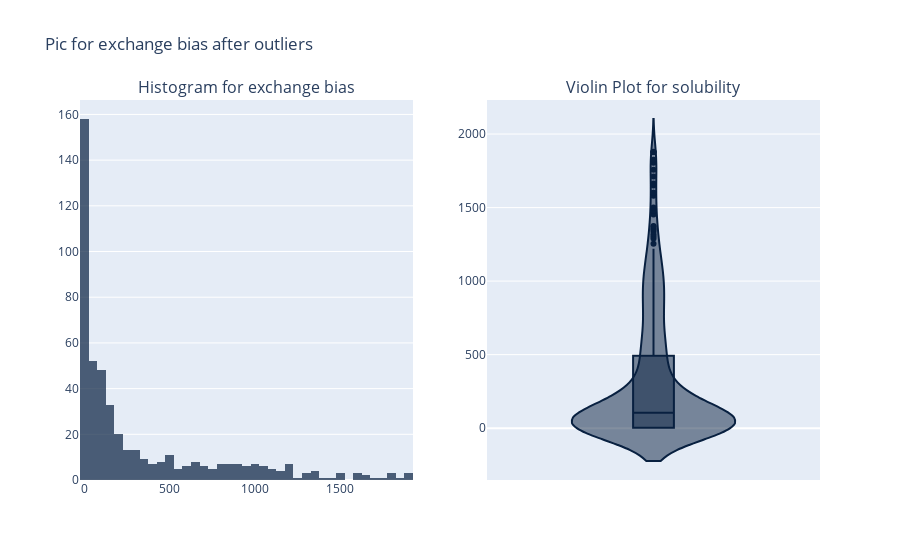

The notebook cell saved with this chart:
### Code cell
#Построим график распределения целевой переменной
fig = make_subplots(rows=1, cols=2, subplot_titles=['Histogram for exchange bias', 'Violin Plot for solubility'])

# Histogram
hist_fig = px.histogram(df, x="exc_bias_oe", nbins = 60,
                 color_discrete_sequence = colors,
                 opacity = 0.7)

fig.add_trace(hist_fig['data'][0], row=1, col=1) # Adding a graph indicating the location

# Violin plot
violin_fig = px.violin(df, y="exc_bias_oe", color_discrete_sequence = colors, box = True)
fig.add_trace(violin_fig['data'][0], row=1, col=2) # Adding a graph indicating the location

# Setting up the layout
fig.update_layout(showlegend=False, title_text="Pic for exchange bias after outliers")

# Graph display
print(display(fig))

### Figure 1 — Plotly figure (JSON) as saved in the notebook; plotly's stock layout.template omitted (floating-point values rounded to 4 significant figures; data arrays with more than 128 entries replaced by an {"elided": "..."} marker saying what was removed)
{"data": [{"alignmentgroup": "True", "bingroup": "x", "hovertemplate": "exc_bias_oe=%{x}<br>count=%{y}<extra></extra>", "legendgroup": "", "marker": {"color": "#082040", "opacity": 0.7, "pattern": {"shape": ""}}, "name": "", "nbinsx": 60, "offsetgroup": "", "orientation": "v", "showlegend": false, "type": "histogram", "x": {"elided": "485 float values"}, "xaxis": "x", "yaxis": "y"}, {"alignmentgroup": "True", "box": {"visible": true}, "hovertemplate": "exc_bias_oe=%{y}<extra></extra>", "legendgroup": "", "marker": {"color": "#082040"}, "name": "", "offsetgroup": "", "orientation": "v", "scalegroup": "True", "showlegend": false, "type": "violin", "x0": " ", "xaxis": "x2", "y": {"elided": "485 float values"}, "y0": " ", "yaxis": "y2"}], "layout": {"annotations": [{"font": {"size": 16}, "showarrow": false, "text": "Histogram for exchange bias", "x": 0.225, "xanchor": "center", "xref": "paper", "y": 1, "yanchor": "bottom", "yref": "paper"}, {"font": {"size": 16}, "showarrow": false, "text": "Violin Plot for solubility", "x": 0.775, "xanchor": "center", "xref": "paper", "y": 1, "yanchor": "bottom", "yref": "paper"}], "showlegend": false, "title": {"text": "Pic for exchange bias after outliers"}, "xaxis": {"anchor": "y", "domain": [0, 0.45]}, "xaxis2": {"anchor": "y2", "domain": [0.55, 1]}, "yaxis": {"anchor": "x", "domain": [0, 1]}, "yaxis2": {"anchor": "x2", "domain": [0, 1]}}}
